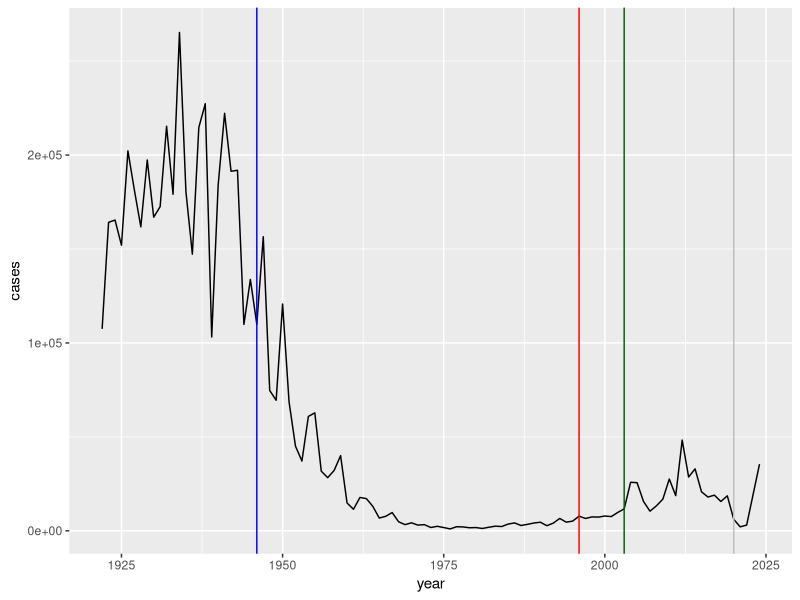

Reproduce this figure in R. (Note: this script raises an error after producing the figure.)
## ---- chunk 1
cdc <- data.frame(
  year = c(1922L,1923L,1924L,1925L,
           1926L,1927L,1928L,1929L,1930L,1931L,
           1932L,1933L,1934L,1935L,1936L,
           1937L,1938L,1939L,1940L,1941L,1942L,
           1943L,1944L,1945L,1946L,1947L,
           1948L,1949L,1950L,1951L,1952L,
           1953L,1954L,1955L,1956L,1957L,1958L,
           1959L,1960L,1961L,1962L,1963L,
           1964L,1965L,1966L,1967L,1968L,1969L,
           1970L,1971L,1972L,1973L,1974L,
           1975L,1976L,1977L,1978L,1979L,1980L,
           1981L,1982L,1983L,1984L,1985L,
           1986L,1987L,1988L,1989L,1990L,
           1991L,1992L,1993L,1994L,1995L,1996L,
           1997L,1998L,1999L,2000L,2001L,
           2002L,2003L,2004L,2005L,2006L,2007L,
           2008L,2009L,2010L,2011L,2012L,
           2013L,2014L,2015L,2016L,2017L,2018L,
           2019L,2020L,2021L,2022L,2024L),
  cases = c(107473,164191,165418,152003,
                                   202210,181411,161799,197371,
                                   166914,172559,215343,179135,265269,
                                   180518,147237,214652,227319,103188,
                                   183866,222202,191383,191890,109873,
                                   133792,109860,156517,74715,69479,
                                   120718,68687,45030,37129,60886,
                                   62786,31732,28295,32148,40005,
                                   14809,11468,17749,17135,13005,6799,
                                   7717,9718,4810,3285,4249,3036,
                                   3287,1759,2402,1738,1010,2177,2063,
                                   1623,1730,1248,1895,2463,2276,
                                   3589,4195,2823,3450,4157,4570,
                                   2719,4083,6586,4617,5137,7796,6564,
                                   7405,7298,7867,7580,9771,11647,
                                   25827,25616,15632,10454,13278,
                                   16858,27550,18719,48277,28639,32971,
                                   20762,17972,18975,15609,18617,
                                   6124,2116,3044,35493)
)
## ---- chunk 2
head(cdc)
## ---- chunk 3
library(ggplot2)
## ---- chunk 4
ggplot(cdc) +
       aes(x= year, y=cases) +
  geom_line() +
  geom_vline(xintercept = 1946, color = "blue") + #introduction of the wP vaccine
  geom_vline(xintercept = 1996, color = "red") + #switch to aP vaccine
  geom_vline(xintercept = 2003, color = "darkgreen") +
  geom_vline(xintercept = 2020, color = "grey") #COVID
## ---- chunk 5
library(jsonlite)
subject <- read_json("https://www.cmi-pb.org/api/v5_1/subject",
                     simplifyVector = TRUE)
head(subject)
## ---- chunk 6
nrow(subject)
## ---- chunk 7
table(subject$infancy_vac)
## ---- chunk 8
table(subject$biological_sex)
## ---- chunk 9
table(subject$race, subject$biological_sex)
## ---- chunk 10
specimen <- read_json("http://cmi-pb.org/api/v5_1/specimen",
                      simplifyVector = TRUE)
ab_data <- read_json("http://cmi-pb.org/api/v5_1/plasma_ab_titer",
                     simplifyVector = TRUE)
## ---- chunk 11
head(subject)
## ---- chunk 12
head(ab_data)
## ---- chunk 13
library(dplyr)

meta <- inner_join(subject, specimen)
head(meta)
## ---- chunk 14
dim(subject)
dim(specimen)
## ---- chunk 15
dim(meta)
## ---- chunk 16
abdata <- inner_join(meta, ab_data)
head(abdata)
## ---- chunk 17
length(abdata$isotype)
## ---- chunk 18
table(abdata$isotype)
## ---- chunk 19
table(abdata$antigen)
## ---- chunk 20
ggplot(abdata) +
  aes(MFI, antigen) +
  geom_boxplot()
## ---- chunk 21
ggplot(abdata) +
  aes(MFI_normalised, antigen) +
  geom_boxplot()
## ---- chunk 22
ggplot(abdata) +
  aes(MFI_normalised, antigen, col=infancy_vac) +
  geom_boxplot()
## ---- chunk 23
ggplot(abdata) +
  aes(MFI_normalised, antigen, col=infancy_vac) +
  geom_boxplot() +
  facet_wrap(~infancy_vac)
## ---- chunk 24
igg <- abdata |>
  filter(isotype == "IgG")
head(igg)
## ---- chunk 25
ggplot(igg) +
  aes(MFI_normalised, antigen, col=infancy_vac) +
  geom_boxplot()
## ---- chunk 26
## Filter to include 2021 data only
abdata.21 <- abdata |>
  filter(dataset == "2021_dataset")

## Filter to look at IgG PT data only
abdata.21 %>% 
  filter(isotype == "IgG",  antigen == "PT") %>%
  
## Plot and color by infancy_vac (wP vs aP)
  ggplot() +
    aes(x=planned_day_relative_to_boost,
        y=MFI_normalised,
        col=infancy_vac,
        group=subject_id) +
    geom_point() +
    geom_line() +
    geom_vline(xintercept=0, linetype="dashed") +
    geom_vline(xintercept=14, linetype="dashed") +
  labs(title="2021 dataset IgG PT",
       subtitle = "Dashed lines indicate day 0 (pre-boost) and 14 (apparent peak levels)")
